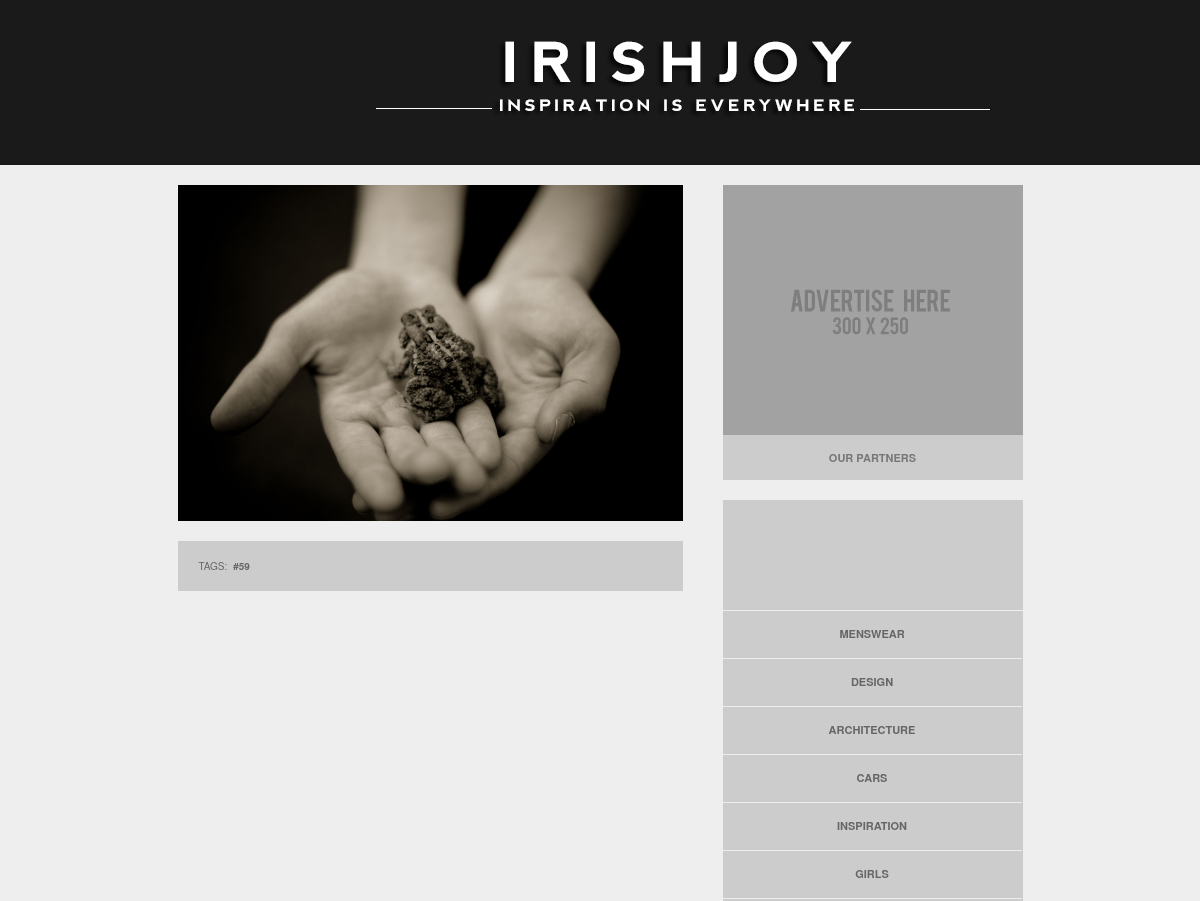
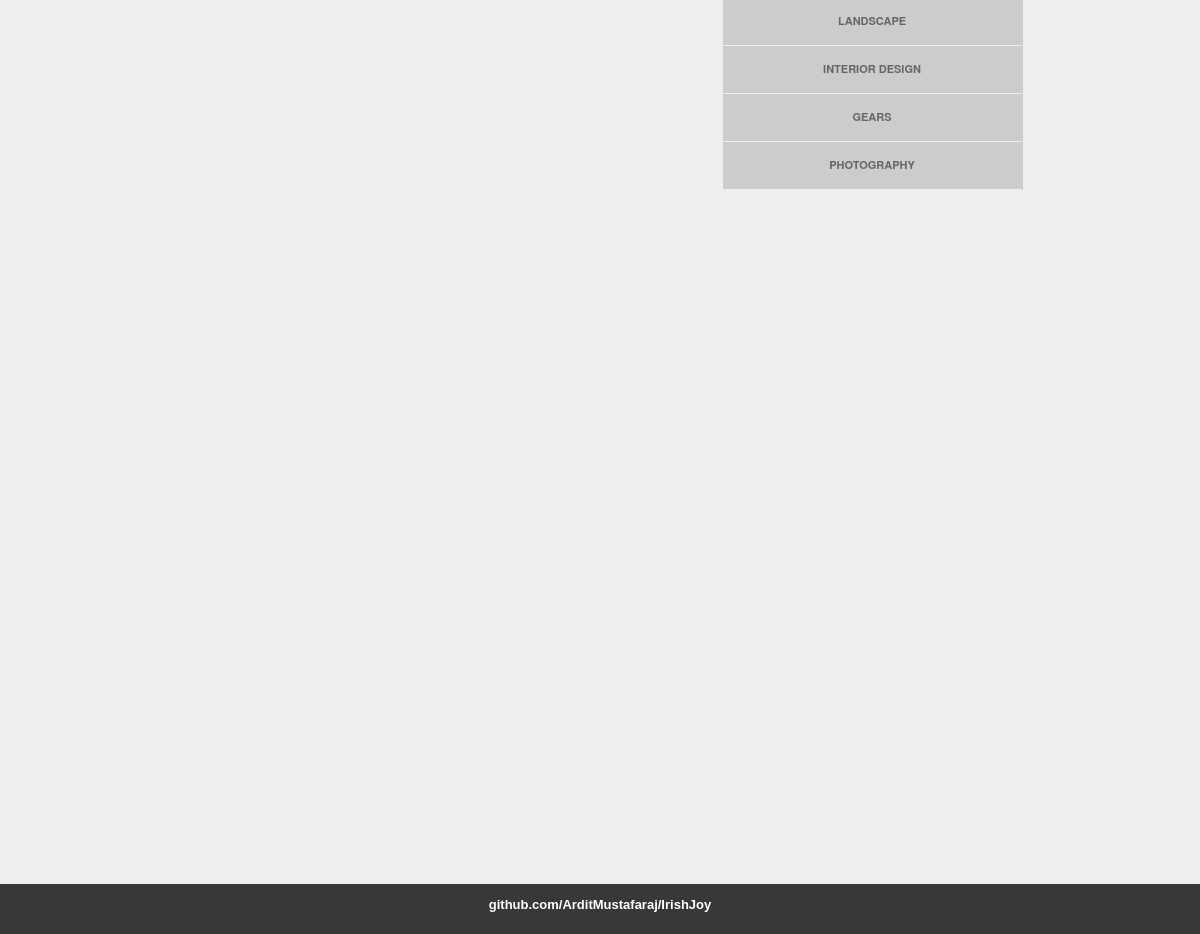
Page /view-image.php?p_id=18 on the committed database (2 pictures, top to bottom).
### tables this page shows
CREATE TABLE IF NOT EXISTS `posts` (
  `id` bigint(20) NOT NULL AUTO_INCREMENT,
  `user_id` int(30) NOT NULL,
  `created_at` timestamp NOT NULL DEFAULT CURRENT_TIMESTAMP ON UPDATE CURRENT_TIMESTAMP,
  `description` text NOT NULL,
  `status` int(11) NOT NULL DEFAULT '1',
  `category_id` int(30) NOT NULL,
  `views` bigint(20) NOT NULL,
  `image_name` text NOT NULL,
  PRIMARY KEY (`id`)
);

### view-image.php (the view, shortened to what this page needs)
<?php
	require_once('functions-public.php');
	$id  = $_GET['p_id'];
	$cat = strtolower(get_cat($mysqli,$id));
?>
<html>
	<head>
		<link rel="stylesheet" type="text/css" href="css/public-style.css" />
	</head>
	<body>
		<div class="head">
			<div style="margin: 0 auto; position: relative; width:40%; padding-top: 30px;">
				<a href="<?php echo MAIN_URL; ?>">
					<img src="<?php echo MAIN_URL; ?>images/head_logo.jpg">
				</a>
			</div>
		</div>
 		<div class="container">
			<div class="content">
	 			<?php
		 			$id=$_GET['p_id'];
					show_single_image($mysqli,$id);
	 			?>
				<div class="after_full_image">
					<div style="margin-top:18px; margin-left:15px;">
						<?php echo"<span>TAGS:<a href=\"tagged/"."$cat\">#$cat</a></span>"?>
					</div>
				</div>
			</div>
			<div class="ad_box">
				<a href="#">
					<img src="images/ads.png">
				</a>
			</div>
			<div class="ad_bottom">
				<div style="margin-top:15px;"><a href"http://www.flivetech.com/">Our Partners</a></div>
			</div>
			<div class="before_menu">
			</div>
			<div class="menu_bar">
				<?php show_main_menu() ?>
			</div>
		</div>
  		<div class="footer">
 			<div class="copyright">
 				<a target="_blank" href="http://github.com/ArditMustafaraj/IrishJoy ">github.com/ArditMustafaraj/IrishJoy</a>
 			</div>
 		</div>
	</body>
</html>

### functions-public.php (shortened to what this page needs)
	<?php
function show_main_menu(){
	?>
	<div class="menu_items"><a href="<?php echo MAIN_URL; ?>tagged/menswear"> menswear </a></div>
	<div class="menu_items"><a href="<?php echo MAIN_URL; ?>tagged/design"> design </a></div>
	<div class="menu_items"><a href="<?php echo MAIN_URL; ?>tagged/architecture"> architecture </a></div>
	<div class="menu_items"><a href="<?php echo MAIN_URL; ?>tagged/cars"> cars </a></div>
	<div class="menu_items"><a href="<?php echo MAIN_URL; ?>tagged/inspiration"> inspiration </a></div>
	<div class="menu_items"><a href="<?php echo MAIN_URL; ?>tagged/girls"> girls </a></div>
	<div class="menu_items"><a href="<?php echo MAIN_URL; ?>tagged/landscape"> landscape </a></div>
	<div class="menu_items"><a href="<?php echo MAIN_URL; ?>tagged/interiors"> interior design </a></div>
	<div class="menu_items"><a href="<?php echo MAIN_URL; ?>tagged/gears"> gears </a></div>
	<div class="menu_items"><a href="<?php echo MAIN_URL; ?>tagged/photography"> photography </a></div>
	<?php
}
			?>
			<?php
function show_single_image($mysqli,$post_id )
{
	$query_select_posts = "SELECT id, image_name FROM posts WHERE id = $post_id";
	$result_posts = mysqli_query($mysqli, $query_select_posts);
	$row_post = mysqli_fetch_array($result_posts);
	$img_path = UPLOADS_URL . $row_post['image_name'];
	?>
		<img class="img_view_full" src="<?php echo $img_path; ?>" />
	<?php
}
function get_cat($mysqli,$post_id) {
	$query_select_post_cat= "SELECT category_id FROM posts WHERE id= $post_id" ;
	$result_fetch = mysqli_query($mysqli,$query_select_post_cat);
	$result_select_postcat = mysqli_fetch_array($result_fetch);
	return $result_select_postcat['category_id'];
}

### css/public-style.css (style rules this page uses)
body { margin:0; padding:0; background-color:#eee; font:13px "Trebuchet MS", Arial, Helvetica, sans-serif; }
.head { width:100%; height: 165px; background-color:#1A1A1A ; margin-bottom:20px; }
.container { width:845px; min-height:1600px; padding:0px; background:none; border:none; border-radius: none; overflow-x: auto; margin: auto; }
.content { width:525px; min-height:1600px; padding:0px; background :none; border:none; border-radius: none; float:left; overflow-x: auto; }
.ad_box { width:300px; height:250px; background-color:#aaaaaa; margin: auto; float:right; }
.ad_bottom { width:300px; height:45px; background-color :#cccccc; border:none; border-radius: none; margin: auto; float:right; text-align:center; }
.ad_bottom a { background:none; text-decoration:none; text-transform:uppercase; border:none; font-size: 11px ; font-family: Helvetica Neue,Arial,sans-serif; font-weight:bold; color: #666666; cursor:pointer; }
.ad_bottom a { color:#777777; }
.before_menu { width:300px; height:110px; background-color :#cccccc; border:none; margin-top: 20px; margin-bottom: 1px; float:right; }
.menu_bar { width:300px; min-height:300px; background-color :#cccccc; border:none; border-radius: none; overflow-x: auto; margin-bottom: 20px; float:right; }
.menu_items { width:275px; min-height: 20px; text-align:center; border-top: 1px ; border-bottom: 1px solid #eee; padding:12px; margin-top:3px; }
.menu_items a { background-color:#cccccc; text-decoration:none; text-transform:uppercase; border:none; padding:6px; font-size: 11px ; font-family: Helvetica Neue,Arial,sans-serif; font-weight:bold; color: #666666; cursor:pointer; }
.footer { width:100%; height: 45px; text-align:center; color:#fff; text-decoration:none; padding-top:5px; font-weight:bold; background-color:#383838; }
.footer a { background-color:#1A1A1A; text-align:center; color:#fff; text-decoration:none; padding-top:5px; font-weight:bold; }
.copyright { height:25px; padding-top:8px; background-color:#383838 ; }
.copyright a,a:hover { background-color:#383838 ; }
img.img_view_full { float:left; width:505px; height:auto; margin-bottom: 20px; }
.after_full_image { width:505; min-height:50px; background-color :#cccccc; border:none; border-radius: none; overflow-x: auto; margin-bottom: 1px; float:left; overflow:visible; }
.after_full_image a { text-decoration:none; text-transform:uppercase; border:none; padding:6px; font-size: 10px ; font-family: Helvetica Neue,Arial,sans-serif; font-weight:bold; color: #666666; cursor:pointer; }
.after_full_image span { text-decoration:none; text-transform:uppercase; border:none; padding:6px; font-size: 10px ; font-family: Helvetica Neue,Arial,sans-serif; color: #666666; }

### rows in the picture
posts: image_name (picture), category "59"
